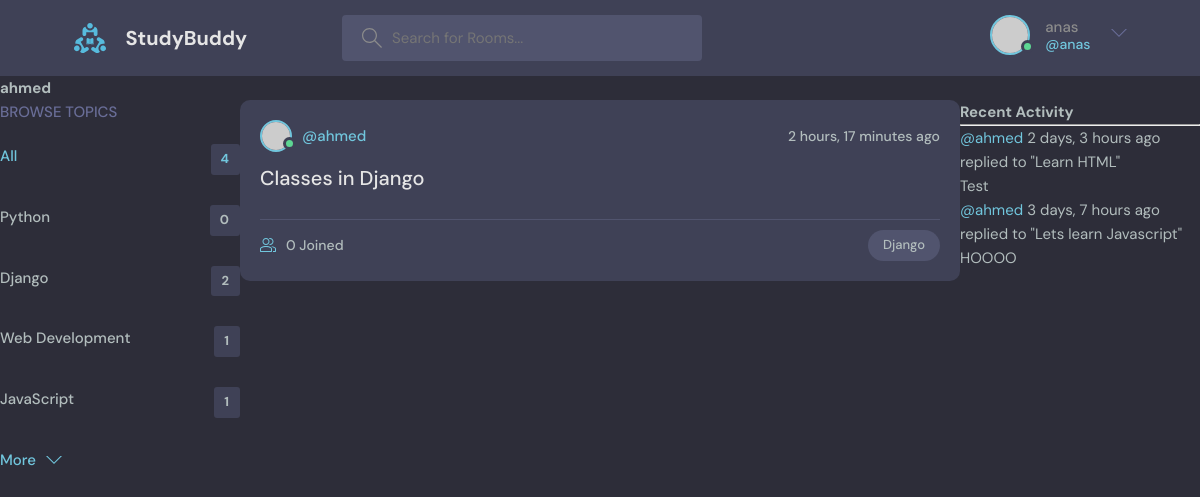
The app's page /profile/3/ (signed in) with its own data.
### base/models.py (models this page shows, shortened)
class Topic(models.Model):
    name = models.CharField(max_length=200)

class Room(models.Model):
    host = models.ForeignKey(User, on_delete=models.SET_NULL, null=True)
    topic = models.ForeignKey(Topic, on_delete=models.SET_NULL, null=True)
    name = models.CharField(max_length=200)
    description = models.TextField(null=True, blank=True)
    participants = models.ManyToManyField(User, related_name='participants', blank=True)
    updated = models.DateTimeField(auto_now=True)
    created = models.DateTimeField(auto_now_add=True)
    class Meta:
        ordering = ['-updated', '-created']
    def __str__(self):
        return self.name

class Message(models.Model):
    user = models.ForeignKey(User, on_delete=models.CASCADE)
    room = models.ForeignKey(Room, on_delete=models.CASCADE)
    body = models.TextField()
    updated = models.DateTimeField(auto_now=True)
    created = models.DateTimeField(auto_now_add=True)
    class Meta:
        ordering = ['-updated', '-created']
    def __str__(self):
        return self.body[0:50]

### base/views.py (the view)
# urls.py: path('profile/<str:pk>/', views.userProfile, name='user-profile'),
def userProfile(request, pk):
    user = User.objects.get(id=pk)
    rooms = user.room_set.all()
    room_messages = user.message_set.all()
    topics = Topic.objects.all()
    context= {'user': user, 'rooms': rooms, 'room_messages': room_messages, 'topics': topics}
    return render(request, 'base/profile.html', context)

### base/templates/base/profile.html (shortened to what this page needs)
{% extends "main.html" %}
{% block content %}
    <h1>{{user.username}}</h1>
    <div class="profile-container">
        <div>
            {% include "base/topics_component.html" %}
        </div>
        <div>
            {% include "base/feed_component.html" %}
        </div>
        <div>
            {% include "base/activity_component.html" %}
        </div>
    </div>
{% endblock %}

### templates/navbar.html (shortened to what this page needs)
{% load static %}
<header class="header header--loggedIn">
    <div class="container">
      <a href="{% url 'home' %}" class="header__logo">
        <img src="{% static 'images/logo.svg' %}" />
        <h1>StudyBuddy</h1>
      </a>
      <form class="header__search" method="GET" action="{% url 'home' %}">
        <label>
          <input name="q" placeholder="Search for Rooms..." type="text" />
        </label>
      </form>
      <nav class="header__menu">
        {% if request.user.is_authenticated %}
            <div class="header__user">
            <a href="profile.html">
                <div class="avatar avatar--medium active">
                <img src="https://randomuser.me/api/portraits/men/37.jpg" />
                </div>
                <p>{{ request.user }} <span>@{{ request.user }}</span></p>
            </a>
            <button class="dropdown-button">
                <svg version="1.1" xmlns="http://www.w3.org/2000/svg" width="32" height="32" viewBox="0 0 32 32">
                <title>chevron-down</title>
                <path d="M16 21l-13-13h-3l16 16 16-16h-3l-13 13z"></path>
                </svg>
            </button>
            </div>
            {% else %}
                <a href="{% url 'login' %}">
                    <img src="{% static 'images/avatar.svg' %}" />
                    <p>Login</p>
                </a>
        {% endif %}
      </nav>
    </div>
  </header>

### base/templates/base/topics_component.html
<div class="topics">
    <div class="topics__header">
      <h2>Browse Topics</h2>
    </div>
    <ul class="topics__list">
      <li>
        <a href="{% url 'home' %}" class="active">All <span>{{ topics.count }}</span></a>
      </li>
      {% for topic in topics %}
        <li>
            <a href="{% url 'home' %}?q={{ topic.name }}">{{ topic.name }} <span>{{ topic.room_set.all.count }}</span></a>
        </li>
      {% endfor %}
    </ul>
    <a class="btn btn--link" href="topics.html">
      More
      <svg version="1.1" xmlns="http://www.w3.org/2000/svg" width="32" height="32" viewBox="0 0 32 32">
        <title>chevron-down</title>
        <path d="M16 21l-13-13h-3l16 16 16-16h-3l-13 13z"></path>
      </svg>
    </a>
  </div>

### base/templates/base/feed_component.html (shortened to what this page needs)
{% for room in rooms %}
    <div class="roomListRoom">
        <div class="roomListRoom__header">
        <a href="{% url 'user-profile' room.host.id %}" class="roomListRoom__author">
            <div class="avatar avatar--small active">
            <img src="https://randomuser.me/api/portraits/men/11.jpg" />
            </div>
            <span>@{{ room.host.username }}</span>
        </a>
        <div class="roomListRoom__actions">
            <span>{{ room.created | timesince }} ago</span>
        </div>
        </div>
        <div class="roomListRoom__content">
        <a href="{% url 'room' room.id %}">{{ room.name }}</a>
        </div>
        <div class="roomListRoom__meta">
        <a href="{% url 'room' room.id %}" class="roomListRoom__joined">
            {{ room.participants.all.count }} Joined
        </a>
        <p class="roomListRoom__topic">{{ room.topic.name }}</p>
        </div>
    </div>
{% endfor %}

### base/templates/base/activity_component.html (shortened to what this page needs)
<h3>Recent Activity</h3>
<hr>
{% for message in room_messages %}
    <div>
        <small><a href="{% url 'user-profile' message.user.id %}">@{{ message.user }}</a> {{ message.created | timesince }} ago</small>
        <small>replied to "{{ message.room }}"</small>
        <p>{{ message }}</p>
    </div>
{% endfor %}

### base/templates/base/profile.html (style rules this page uses)
.profile-container { display: grid; grid-template-columns: 1fr 3fr 1fr; }

### records on screen
Topic: name "Python", room_set.all.count "0"
Topic: name "Django", room_set.all.count "2"
Topic: name "Web Development", room_set.all.count "1"
Topic: name "JavaScript", room_set.all.count "1"
Room: host.username "ahmed", created "2 hours, 17 minutes", name "Classes in Django", participants.all.count "0", topic.name "Django"
Message: user "ahmed", created "2 days, 3 hours", room "Learn HTML", body "Test"
Message: user "ahmed", created "3 days, 7 hours", room "Lets learn Javascript", body "HOOOO"

### other values on screen
{{ request.user }} "anas"
{{ user.username }} "ahmed"
{{ topics.count }} "4"
